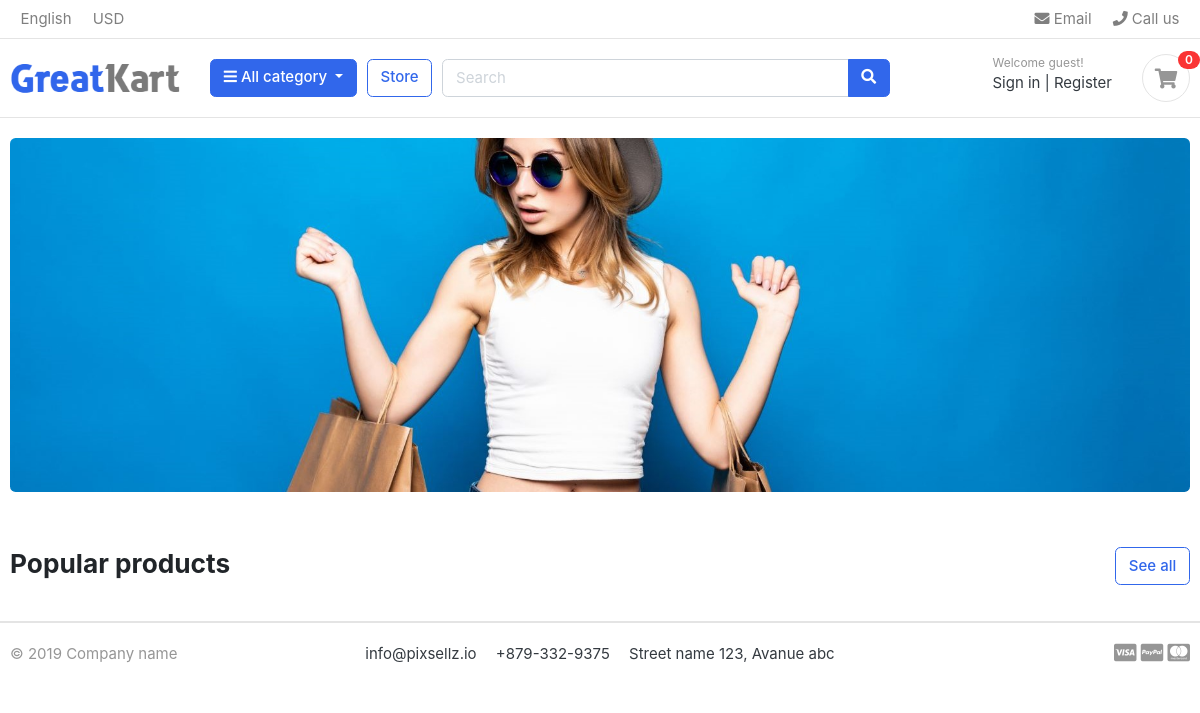
/, run on an earlier commit of the app's database.
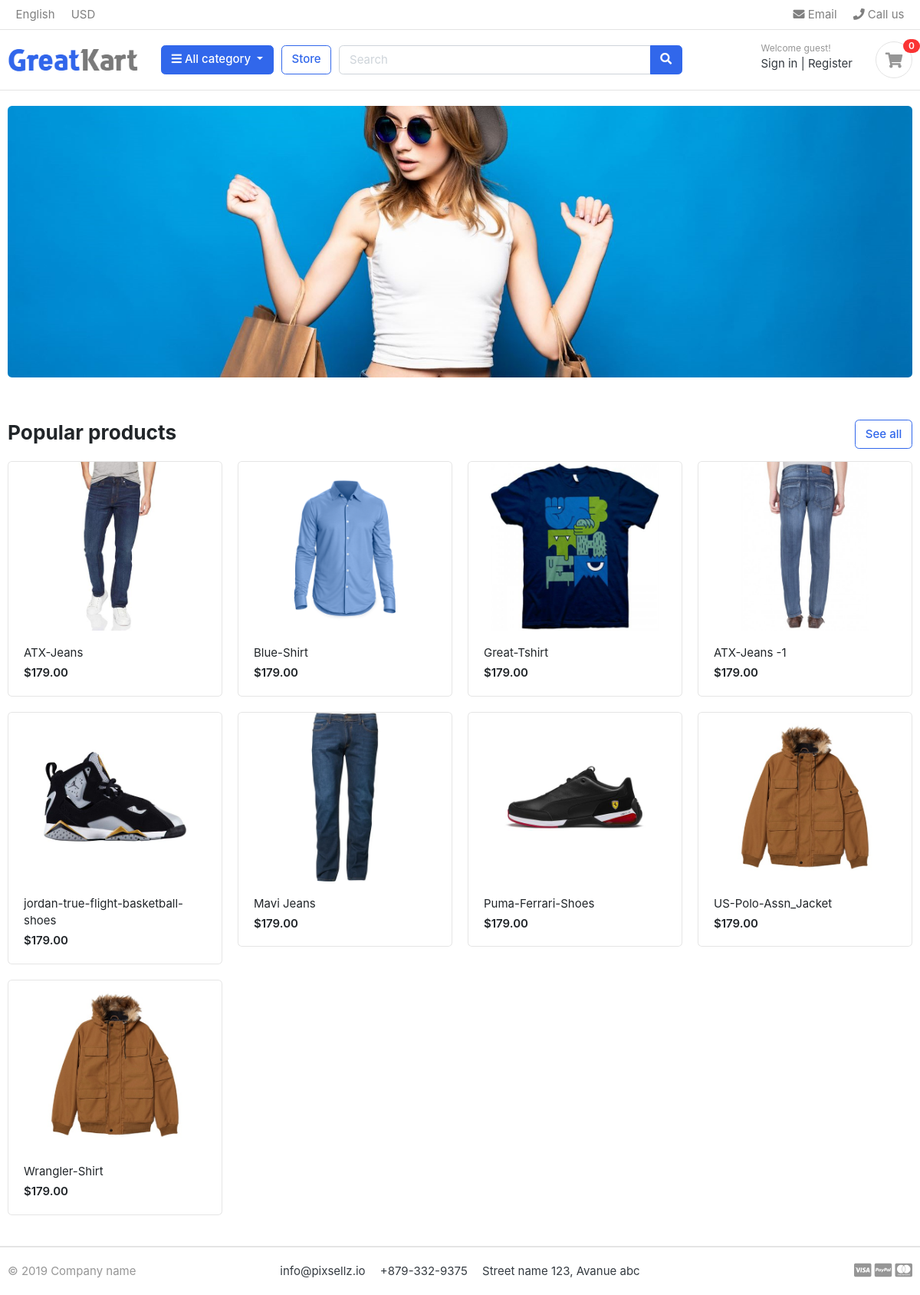
And on a later commit of the database.
### store/models.py (models this page shows, shortened)
class Product(models.Model):
    product_name = models.CharField(max_length=200, unique=True)
    slug = models.SlugField(max_length=200, unique=True)
    description = models.TextField(max_length=500, blank=True)
    price = models.IntegerField()
    images = models.ImageField(upload_to='photos/products')
    stock = models.IntegerField()
    is_available = models.BooleanField(default=True)
    category = models.ForeignKey(Category, on_delete=models.CASCADE)
    created_date = models.DateField(auto_now_add=True)
    modified_date = models.DateTimeField(auto_now=True)
    def get_url(self):
        return reverse('product_detail', args=[self.category.slug, self.slug])

### shoply/views.py (the view)
# urls.py: path("", views.home, name="home"),
def home(request):
    products = Product.objects.all().filter(is_available=True)
    context = {
        'products': products
    }
    return render(request, "home.html", context)

### category/context_processors.py (called while the page is built)
def menu_links(request):
    links = Category.objects.all()
    return {'links': links}

### templates/home.html
{% extends "base.html" %}
{% load static %}
{% block content %}
<section class="section-intro padding-y-sm">
<div class="container">
<div class="intro-banner-wrap">
	<img src="{%static 'images/banners/cover.jpg'%}" class="img-fluid rounded">
</div>
</div>
</section>
<section class="section-name padding-y-sm">
<div class="container">
<header class="section-heading">
	<a href="./store.html" class="btn btn-outline-primary float-right">See all</a>
	<h3 class="section-title">Popular products</h3>
</header>
<div class="row">
	{% for product in  products %}
	<div class="col-md-3">
		<div class="card card-product-grid">
			<a href="{{product.get_url}}" class="img-wrap"> <img src="{{product.images.url}}"> </a>
			<figcaption class="info-wrap">
				<a href="{{product.get_url}}" class="title">{{product.product_name}}</a>
				<div class="price mt-1">$179.00</div>
			</figcaption>
		</div>
	</div>
	{% endfor %}
</div>
</div>
</section>
{% endblock content %}

### templates/base.html (shortened to what this page needs)
{% load static %}
<!DOCTYPE HTML>
<html lang="en">
<head>
<link href="{% static 'css/bootstrap.css'%}" rel="stylesheet" type="text/css"/>
<link href="{% static 'fonts/fontawesome/css/all.min.css'%}" type="text/css" rel="stylesheet">
<link href="{% static 'css/ui.css'%}" rel="stylesheet" type="text/css"/>
<link href="{% static 'css/responsive.css'%}" rel="stylesheet" media="only screen and (max-width: 1200px)" />
</head>
<body>
{% include 'includes/navbar.html'%}
{% block content %}
{% endblock content %}
{% include 'includes/footer.html'%}

### templates/includes/navbar.html (shortened to what this page needs)
{% load static %}
<header class="section-header">
  <nav class="navbar p-md-0 navbar-expand-sm navbar-light border-bottom">
    <div class="container">
      <div class="collapse navbar-collapse" id="navbarTop4">
        <ul class="navbar-nav mr-auto">
          <li class="nav-item dropdown">
            <a href="#" class="nav-link"> English </a>
          </li>
          <li class="nav-item dropdown">
            <a href="#" class="nav-link"> USD </a>
          </li>
        </ul>
        <ul class="navbar-nav">
          <li>
            <a href="#" class="nav-link">
              <i class="fa fa-envelope"></i> Email
            </a>
          </li>
          <li>
            <a href="#" class="nav-link">
              <i class="fa fa-phone"></i> Call us
            </a>
          </li>
        </ul>
      </div>
    </div>
  </nav>
  <section class="header-main border-bottom">
    <div class="container">
      <div class="row align-items-center">
        <div class="col-lg-2 col-md-3 col-6">
          <a href="{% url 'home' %}" class="brand-wrap">
            <img class="logo" src="{% static './images/logo.png' %}" />
          </a>
        </div>
        <div class="col-lg col-sm col-md col-6 flex-grow-0">
          <div class="category-wrap dropdown d-inline-block float-right">
            <button
              type="button"
              class="btn btn-primary dropdown-toggle"
              data-toggle="dropdown"
            >
              <i class="fa fa-bars"></i> All category
            </button>
          </div>
        </div>
        <a href="{% url 'store' %}" class="btn btn-outline-primary">Store</a>
        <div class="col-lg  col-md-6 col-sm-12 col">
          <form action="#" class="search">
            <div class="input-group w-100">
              <input
                type="text"
                class="form-control"
                style="width:60%;"
                placeholder="Search"
              />
              <div class="input-group-append">
                <button class="btn btn-primary" type="submit">
                  <i class="fa fa-search"></i>
                </button>
              </div>
            </div>
          </form>
        </div>
        <div class="col-lg-3 col-sm-6 col-8 order-2 order-lg-3">
          <div class="d-flex justify-content-end mb-3 mb-lg-0">
            <div class="widget-header">
              <small class="title text-muted">Welcome guest!</small>
              <div>
                <a href="./signin.html">Sign in</a>
                <span class="dark-transp"> | </span>
                <a href="./register.html"> Register</a>
              </div>
            </div>
            <a href="{% url 'cart' %}" class="widget-header pl-3 ml-3">
              <div class="icon icon-sm rounded-circle border">
                <i class="fa fa-shopping-cart"></i>
              </div>
              <span class="badge badge-pill badge-danger notify">0</span>
            </a>
          </div>
        </div>
      </div>
    </div>
  </section>
</header>

### templates/includes/footer.html
<footer class="section-footer border-top">
  <div class="container">
    <section class="footer-bottom border-top row">
      <div class="col-md-2">
        <p class="text-muted">&copy 2019 Company name</p>
      </div>
      <div class="col-md-8 text-md-center">
        <span class="px-2">info@pixsellz.io</span>
        <span class="px-2">+879-332-9375</span>
        <span class="px-2">Street name 123, Avanue abc</span>
      </div>
      <div class="col-md-2 text-md-right text-muted">
        <i class="fab fa-lg fa-cc-visa"></i>
        <i class="fab fa-lg fa-cc-paypal"></i>
        <i class="fab fa-lg fa-cc-mastercard"></i>
      </div>
    </section>
  </div>
</footer>
</body>
</html>

### shoply/static/css/ui.css (style rules this page uses)
html { font-family: "Inter", sans-serif; font-size: 15px; }
.img-wrap { text-align: center; display: block; }
.img-wrap img { max-width: 100%; }
.icon-xs, .icon-sm, .icon-md, .icon-lg { display: inline-block; text-align: center; flex-shrink: 0; flex-grow: 0; }
.icon-sm { width: 48px; height: 48px; line-height: 48px !important; font-size: 20px; }
.padding-y-sm { padding-top: 20px; padding-bottom: 20px; }
.section-heading { margin-bottom: 20px; margin-top: 15px; }
.section-title { color: #212529; }
p:last-child { margin-bottom: 0; }
.header-main { position: relative; padding-top: 1rem; padding-bottom: 1rem; }
.brand-wrap .logo, .navbar-brand .logo { margin-right: 7px; max-height: 42px; display: inline-block; }
.widget-header { display: inline-block; vertical-align: middle; position: relative; }
.widget-header a { color: #343a40; }
.widget-header i { color: #969696; }
.widget-header .title { display: block; }
.widget-header .notify { position: absolute; top: -3px; right: -10px; }
.footer-bottom { padding-top: 20px; padding-bottom: 20px; }
[class*=card-product] a.title { color: #212529; display: block; }
[class*=card-product] .img-wrap { overflow: hidden; position: relative; }
[class*=card-product] .img-wrap img { height: 100%; max-width: 100%; width: auto; display: inline-block; -o-object-fit: cover; object-fit: cover; }
.card-product-grid { margin-bottom: 20px; }
.card-product-grid .img-wrap { border-radius: 0.2rem 0.2rem 0 0; height: 220px; }
.card-product-grid .info-wrap { overflow: hidden; padding: 18px 20px; }
.card .img-wrap { overflow: hidden; }
.notify { position: absolute; top: -4px; right: -10px; display: inline-block; padding: 0.25em 0.6em; font-size: 12px; line-height: 1; text-align: center; border-radius: 3rem; color: #fff; background-color: #fa3434; }
.price { font-weight: 600; color: #212529; }

What changed in the data, as far as the page shows it:
added Product: images (picture), product_name "ATX-Jeans"
added Product: images (picture), product_name "Blue-Shirt"
added Product: images (picture), product_name "Great-Tshirt"
added Product: images (picture), product_name "ATX-Jeans -1"
added Product: images (picture), product_name "jordan-true-flight-basketball-shoes"
added Product: images (picture), product_name "Mavi Jeans"
added Product: images (picture), product_name "Puma-Ferrari-Shoes"
added Product: images (picture), product_name "US-Polo-Assn_Jacket"
added Product: images (picture), product_name "Wrangler-Shirt"
